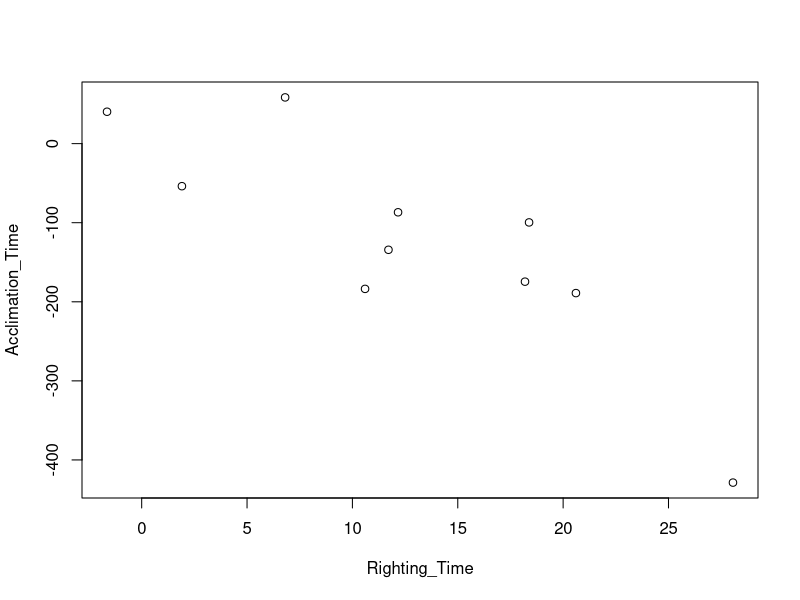
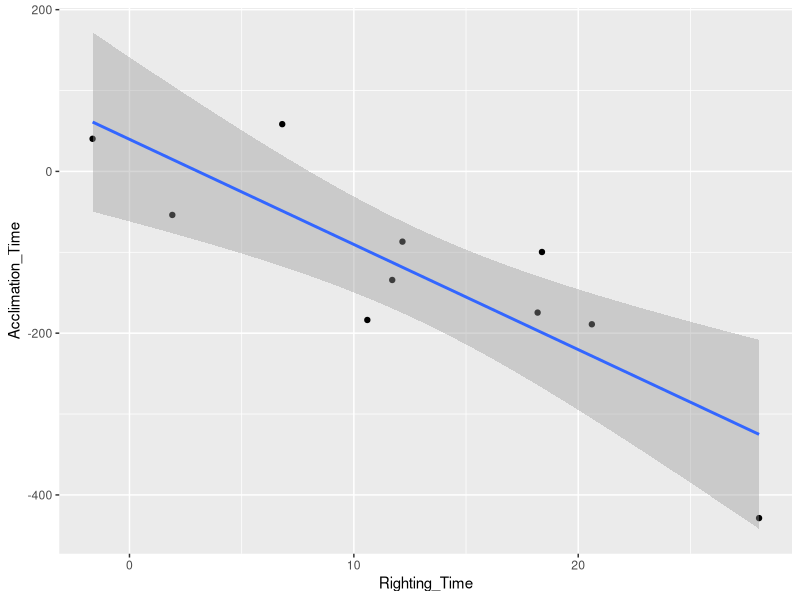

Generate these figures, in order, with R:
## ---- chunk 1
library(ggplot2)
Righting_Time <- rnorm(n=10,mean=5,sd=15)
noise <- rnorm(n=10,sd=100) #to add the noise into the relatioship so it isnt exactly linear. Changing the sd makes the data more noisy. n has to be the same in both to ensure that x and y are the same length
Acclimation_Time <- 5 - Righting_Time*15 + noise
plot(Righting_Time,Acclimation_Time)
## ---- chunk 2
library(dplyr)
UrchinTibble <-tibble(Righting_Time,
                      Acclimation_Time)
## ---- chunk 3
regression <- lm(Acclimation_Time ~ Righting_Time, UrchinTibble)
print(regression)
summary(regression)
## ---- chunk 4
RegressionPlot <- ggplot(data=UrchinTibble, aes (x=Righting_Time,y=Acclimation_Time))+geom_point()+stat_smooth(method = lm)
print(RegressionPlot)
